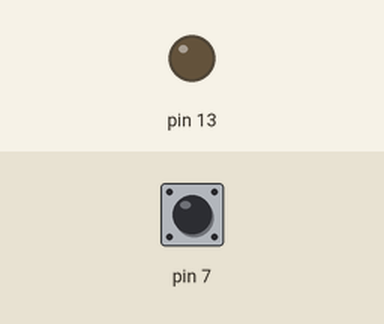
This sketch was run on a simulated Arduino Uno, built with avr-gcc and run on an emulated ATmega328P. On the bench: output pins drawn as LEDs (lit = HIGH). The inputs (shaded band) are chosen by the test bench; at power-on: pin 7 HIGH.

Above: at 1.2 s.
1.3 s: pin 7 pulled LOW for 0.15 s
At 1.4 s:
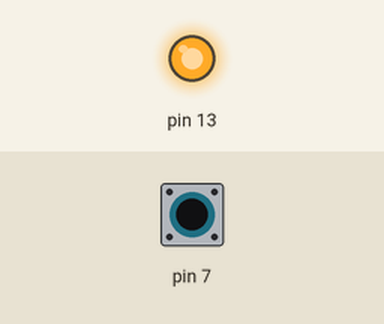
3.0 s: pin 7 pulled LOW for 3.2 s
At 7.5 s:
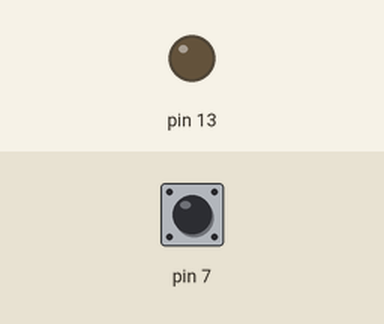
Timing chart, 0 to 9.0 s (numbered marks = the images above; inputs shaded):
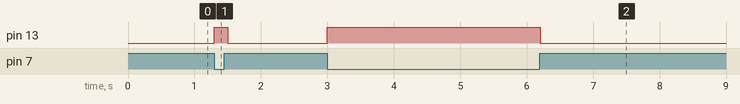

Measured:
- after the input at 1.3 s, pin 13: LOW → HIGH at once, → LOW 0.20 s later
- after the input at 3.0 s, pin 13: LOW → HIGH at once, → LOW 3.2 s later

The sketch:

prj_bluetooth_android_control.ino
```cpp
void setup() {
  Serial.begin(9600);
  pinMode(7, INPUT_PULLUP);
  pinMode(13, OUTPUT);
}

void loop() {
  //Serial.println(digitalRead(7));
  digitalWrite(13, !digitalRead(7));

  if(Serial.available()) {

  }


  delay(100);
}
```
